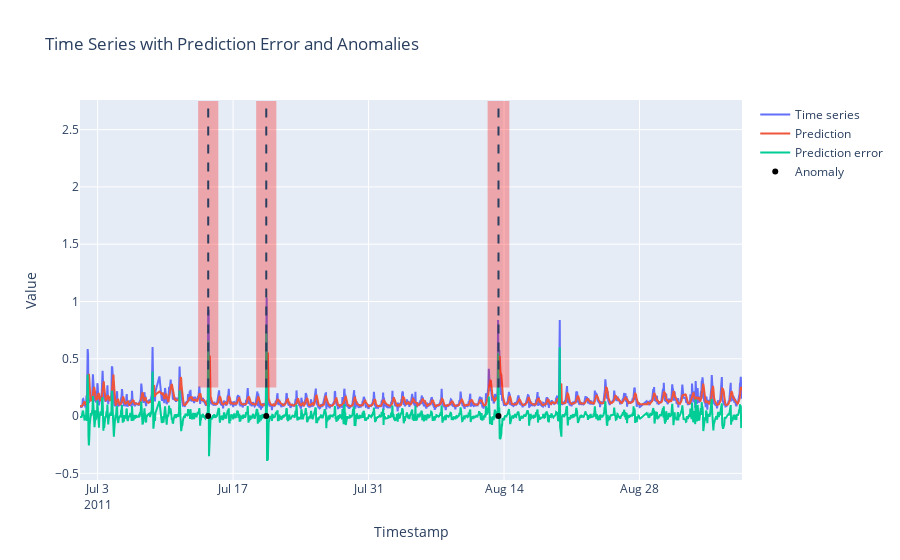

Here is the notebook cell this chart was saved with:
### Code cell
fig = go.Figure()
fig = plot_results_timeseries(fig, df_plot, y_pred_lstm_ae[:,0], pred_error_lstm_ae, anomaly_times, anomaly_windows, 0)
fig.show()

### Figure 1 — Plotly figure (JSON) as saved in the notebook; plotly's stock layout.template omitted (floating-point values rounded to 4 significant figures; data arrays with more than 128 entries replaced by an {"elided": "..."} marker saying what was removed)
{"data": [{"mode": "lines", "name": "Time series", "type": "scatter", "x": {"elided": "1534 str values"}, "y": {"elided": "1534 float values"}}, {"mode": "lines", "name": "Prediction", "type": "scatter", "x": {"elided": "1534 str values"}, "y": {"elided": "1534 float values"}}, {"mode": "lines", "name": "Prediction error", "type": "scatter", "x": {"elided": "1534 str values"}, "y": {"elided": "1534 float values"}}, {"marker": {"color": "black"}, "mode": "markers", "name": "Anomaly", "type": "scatter", "x": ["2011-07-14T10:15:01", "2011-07-20T10:15:01", "2011-08-13T10:15:01"], "y": [0, 0, 0]}], "layout": {"shapes": [{"fillcolor": "red", "line": {"width": 0}, "opacity": 0.3, "type": "rect", "x0": "2011-07-13T09:15:01", "x1": "2011-07-15T11:15:01", "y0": null, "y1": null}, {"fillcolor": "red", "line": {"width": 0}, "opacity": 0.3, "type": "rect", "x0": "2011-07-19T09:15:01", "x1": "2011-07-21T11:15:01", "y0": null, "y1": null}, {"fillcolor": "red", "line": {"width": 0}, "opacity": 0.3, "type": "rect", "x0": "2011-08-12T07:15:01", "x1": "2011-08-14T13:15:01", "y0": null, "y1": null}, {"line": {"dash": "dash"}, "type": "line", "x0": "2011-07-14T10:15:01", "x1": "2011-07-14T10:15:01", "y0": null, "y1": null}, {"line": {"dash": "dash"}, "type": "line", "x0": "2011-07-20T10:15:01", "x1": "2011-07-20T10:15:01", "y0": null, "y1": null}, {"line": {"dash": "dash"}, "type": "line", "x0": "2011-08-13T10:15:01", "x1": "2011-08-13T10:15:01", "y0": null, "y1": null}], "title": {"text": "Time Series with Prediction Error and Anomalies"}, "xaxis": {"title": {"text": "Timestamp"}}, "yaxis": {"title": {"text": "Value"}}}}
